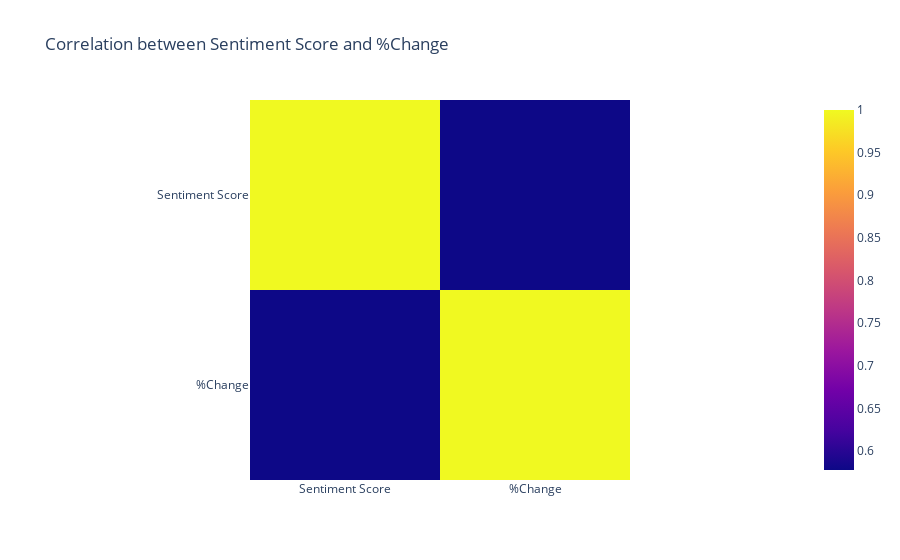

The cell this chart's notebook holds for it:
### Code cell
import plotly.express as px
fig3 = px.imshow(correlation_df.corr(), title='Correlation between Sentiment Score and %Change')
fig3.show()

### Figure 1 — Plotly figure (JSON) as saved in the notebook; plotly's stock layout.template omitted (floating-point values rounded to 4 significant figures)
{"data": [{"coloraxis": "coloraxis", "hovertemplate": "x: %{x}<br>y: %{y}<br>color: %{z}<extra></extra>", "name": "0", "type": "heatmap", "x": ["Sentiment Score", "%Change"], "xaxis": "x", "y": ["Sentiment Score", "%Change"], "yaxis": "y", "z": [[1, 0.5777], [0.5777, 1]]}], "layout": {"coloraxis": {"colorscale": [[0, "#0d0887"], [0.1111, "#46039f"], [0.2222, "#7201a8"], [0.3333, "#9c179e"], [0.4444, "#bd3786"], [0.5556, "#d8576b"], [0.6667, "#ed7953"], [0.7778, "#fb9f3a"], [0.8889, "#fdca26"], [1, "#f0f921"]]}, "title": {"text": "Correlation between Sentiment Score and %Change"}, "xaxis": {"anchor": "y", "constrain": "domain", "domain": [0, 1], "scaleanchor": "y"}, "yaxis": {"anchor": "x", "autorange": "reversed", "constrain": "domain", "domain": [0, 1]}}}
